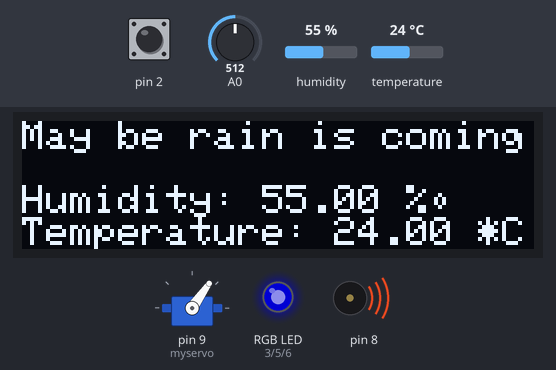
Recording of a sketch running on a simulated Arduino Uno, built with avr-gcc and run on an emulated ATmega328P. On the bench: servo, 128×32 one-colour display, an RGB LED mixed from three pins (HIGH = lit), buzzer (waves = sounding). Inputs (shaded band) come from the test bench; at power-on: humidity 55 %, pin 2 HIGH, A0 = 512, temperature 24 °C. Dim RGB values are drawn brighter than linear.

Above: at 1.2 s.
1.3 s: humidity set to 22 %
At 3.0 s:
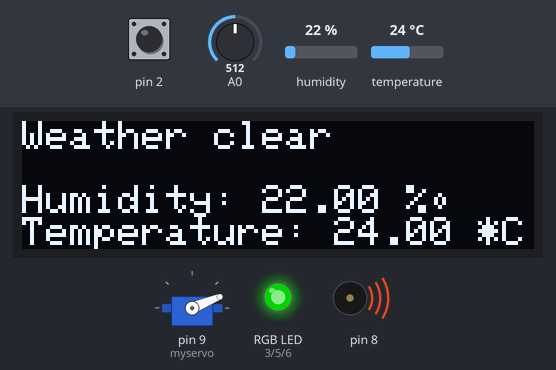
3.6 s: humidity set to 80 %
At 4.4 s:
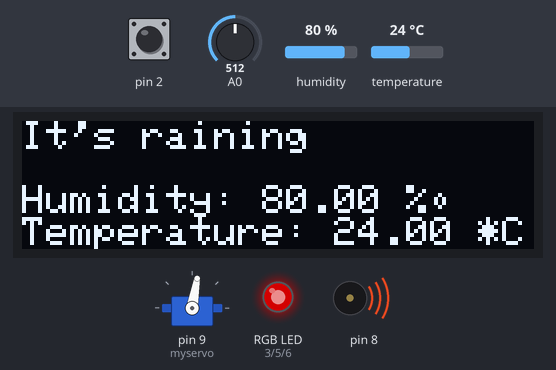
5.6 s: humidity set to 68 %
At 7.3 s:
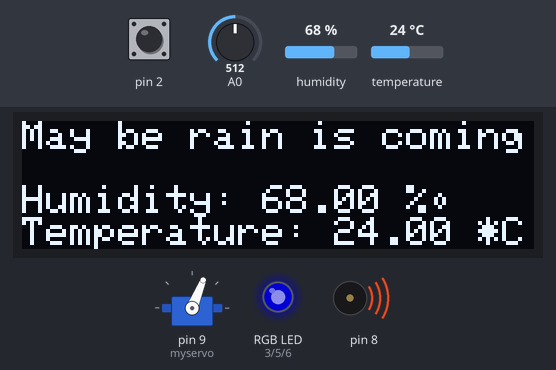
7.6 s: pin 2 pulled LOW for 0.15 s
At 8.9 s:
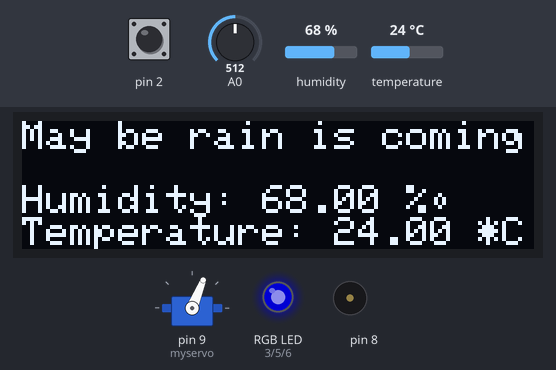
Timing chart, 0 to 10.2 s (numbered marks = the images above; inputs shaded):
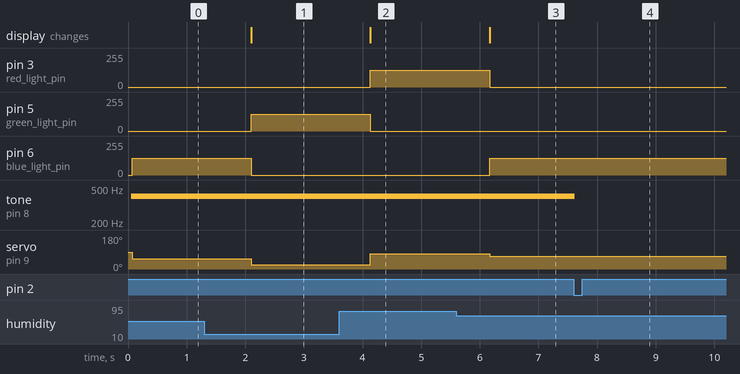

The sketch:

MainProject.ino
```cpp
#include "DHT.h"
#define DHTPIN 7
#define DHTTYPE DHT11

DHT dht(DHTPIN, DHTTYPE);
/////////////////////////////

#include <Adafruit_GFX.h>
#include <Adafruit_SSD1306.h>
#include <SPI.h>
#include <Wire.h>

Adafruit_SSD1306 oled = Adafruit_SSD1306(128, 32, &Wire);

/////////////////////////////

#include <Servo.h>
Servo myservo;

/////////////////////////////

int SoundTime = 100;
int red_light_pin= 3;
int green_light_pin = 5;
int blue_light_pin = 6;

void setup()
{
    Serial.begin(9600);
    pinMode(2, INPUT_PULLUP);
    pinMode(red_light_pin, OUTPUT);
    pinMode(green_light_pin, OUTPUT);
    pinMode(blue_light_pin, OUTPUT);
    myservo.attach(9);
    dht.begin();
    oled.begin(0x3C);
}

void loop()
{
    float TemperatureValue = dht.readTemperature();
    float HumidityValue = dht.readHumidity();
    float RainDropWaterValue = analogRead(A0);

    if (TemperatureValue >= 0 && HumidityValue >= 0 && RainDropWaterValue >= 0)
    {
        if(HumidityValue >= 0 && HumidityValue < 49)        //ระดับ Green
        {
            int pos = HumidityValue;
            if(RainDropWaterValue <= 800) //ถ้ามีหยดน้ำ
            {
                tone(8,400,SoundTime++);
                oled.clearDisplay();
                oled.setCursor(0, 0);

                oled.setTextColor(SSD1306_WHITE);
                oled.setTextSize(1);
                oled.println("Weather clear\n");
                oled.print("Humidity: ");
                oled.print(HumidityValue);
                oled.println(" %\t");
                oled.println("Temperature: " + String(TemperatureValue) + " *C ");
                oled.display();
                RGB_color(0, 125, 0);
                myservo.write(pos);
                if(digitalRead(2)==0)
                {
                    noTone(8);
                    delay(300000);
                }
            }
            if(RainDropWaterValue > 800)  //ถ้าไม่มีหยดน้ำ
            {
                myservo.write(pos);
                oled.clearDisplay();
                oled.setCursor(0, 0);

                oled.setTextColor(SSD1306_WHITE);
                oled.setTextSize(1);
                oled.println("Weather clear\n");
                oled.print("Humidity: ");
                oled.print(HumidityValue);
                oled.println(" %\t");
                oled.println("Temperature: " + String(TemperatureValue) + " *C ");
                oled.display();
                RGB_color(0, 125, 0);
                myservo.write(pos);
            }
        }
        if(HumidityValue >= 50 && HumidityValue < 79)            //ระดับ Blue
        {
            int pos = HumidityValue;
            if(RainDropWaterValue <= 800) //ถ้ามีหยดน้ำ
            {
                tone(8,400,SoundTime++);
                oled.clearDisplay();
                oled.setCursor(0, 0);

                oled.setTextColor(SSD1306_WHITE);
                oled.setTextSize(1);
                oled.println("May be rain is coming\n");
                oled.print("Humidity: ");
                oled.print(HumidityValue);
                oled.println(" %\t");
                oled.println("Temperature: " + String(TemperatureValue) + " *C ");
                oled.display();
                RGB_color(0, 0, 125);  //blue
                myservo.write(pos);
                if(digitalRead(2)==0)
                {
                    noTone(8);
                    delay(300000);
                }
            }
            if(RainDropWaterValue > 800)  //ถ้าไม่มีหยดน้ำ
            {
                oled.clearDisplay();
                oled.setCursor(0, 0);

                oled.setTextColor(SSD1306_WHITE);
                oled.setTextSize(1);
                oled.println("May be rain is coming\n");
                oled.print("Humidity: ");
                oled.print(HumidityValue);
                oled.println(" %\t");
                oled.println("Temperature: " + String(TemperatureValue) + " *C ");
                oled.display();
                RGB_color(0, 0, 125);  //Blue
                myservo.write(pos);
            }
        }
        if(HumidityValue >= 80 )            //ระดับ Red
        {
            int pos = HumidityValue;
            if(RainDropWaterValue <= 800) //ถ้ามีหยดน้ำ
            {
                tone(8,400,SoundTime++);
                oled.clearDisplay();
                oled.setCursor(0, 0);

                oled.setTextColor(SSD1306_WHITE);
                oled.setTextSize(1);
                oled.println("It's raining\n");
                oled.print("Humidity: ");
                oled.print(HumidityValue);
                oled.println(" %\t");
                oled.println("Temperature: " + String(TemperatureValue) + " *C ");
                oled.display();
                RGB_color(125, 0, 0);  //Red
                myservo.write(pos);
                if(digitalRead(2)==0)
                {
                    noTone(8);
                    delay(300000);
                }
            }
            if(RainDropWaterValue > 800)  //ถ้าไม่มีหยดน้ำ
            {
                oled.clearDisplay();
                oled.setCursor(0, 0);

                oled.setTextColor(SSD1306_WHITE);
                oled.setTextSize(1);
                oled.println("It's raining\n");
                oled.print("Humidity: ");
                oled.print(HumidityValue);
                oled.println(" %\t");
                oled.println("Temperature: " + String(TemperatureValue) + " *C ");
                oled.display();
                RGB_color(125, 0, 0);  //Red
                myservo.write(pos);
            }
        }
    }
}
void RGB_color(int red_light_value, int green_light_value, int blue_light_value)
{
  analogWrite(red_light_pin, red_light_value);
  analogWrite(green_light_pin, green_light_value);
  analogWrite(blue_light_pin, blue_light_value);
}
```

Measured:
- after the input at 1.3 s, pin 5 (green_light_pin): 0/255 → 125/255 after 0.81 s; pin 6 (blue_light_pin): 125/255 → 0/255 after 0.81 s; servo on pin 9 (myservo): 55° → 22° after 0.81 s; the display: changes after 0.81 s (image 1)
- after the input at 3.6 s, pin 3 (red_light_pin): 0/255 → 125/255 after 0.53 s; pin 5 (green_light_pin): 125/255 → 0/255 after 0.53 s; servo on pin 9 (myservo): 22° → 80° after 0.54 s; the display: changes after 0.53 s (image 2)
- after the input at 5.6 s, pin 3 (red_light_pin): 125/255 → 0/255 after 0.57 s; pin 6 (blue_light_pin): 0/255 → 125/255 after 0.57 s; servo on pin 9 (myservo): 80° → 68° after 0.57 s; the display: changes after 0.57 s (image 3)
- after the input at 7.6 s, tone on pin 8: 400 Hz → silent at once
